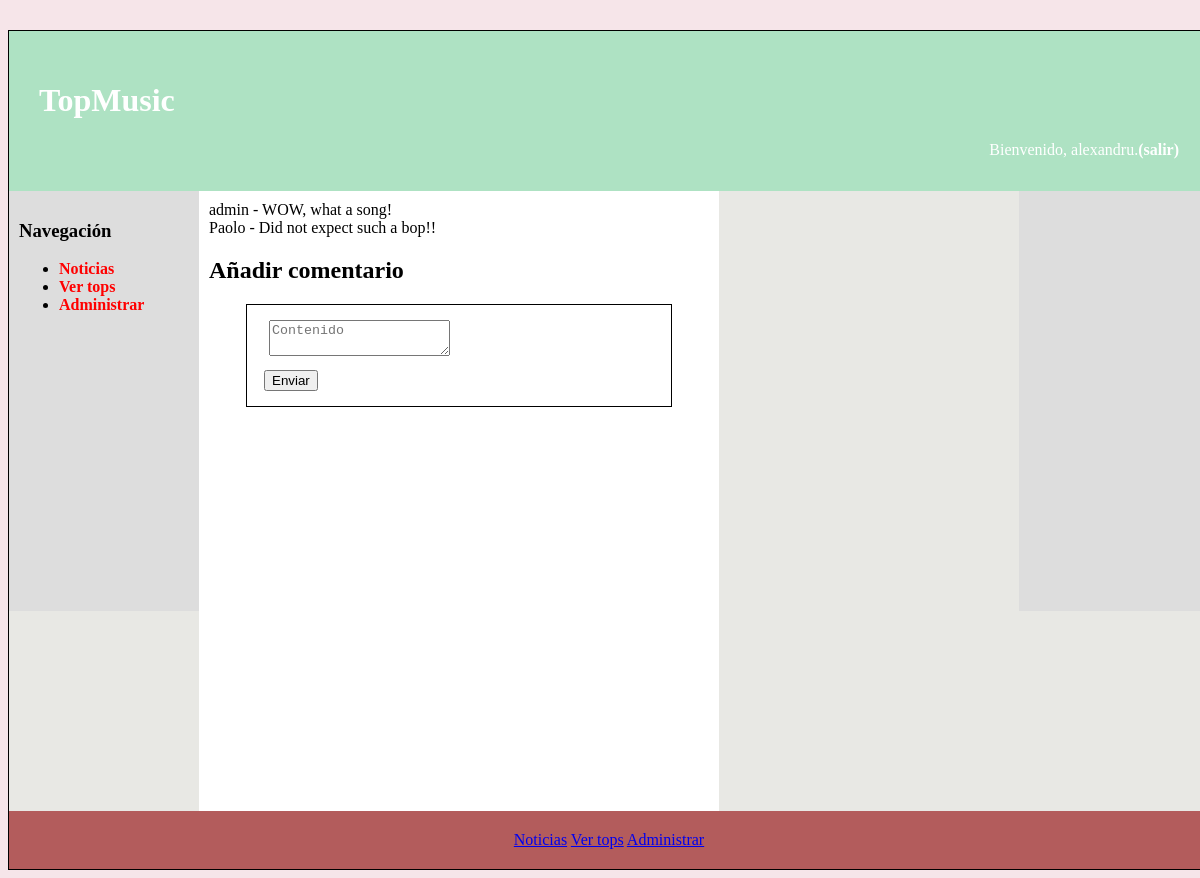
Page /addComment.php?id=2 (signed in) on the committed database.
### tables this page shows
CREATE TABLE `comentario` (
  `id` int(11) NOT NULL AUTO_INCREMENT,
  `ID_USUARIO` int(11) NOT NULL,
  `ID_MELODIA` int(11) NOT NULL,
  `COMENTARIO` text NOT NULL,
  PRIMARY KEY(id),
  FOREIGN KEY (ID_USUARIO) REFERENCES usuario(id),
  FOREIGN KEY(ID_MELODIA) REFERENCES melodia(id)
);

CREATE TABLE `usuario` (
  `id` int(11) NOT NULL AUTO_INCREMENT,
  `USERNAME` varchar(100) NOT NULL,
  `PASSWORD` varchar(150) NOT NULL,
  `ROL` enum('usuario','artisto','administrador') NOT NULL,
  PRIMARY KEY(id)
);

### autorizacion.php (called while the page is built, shortened)
<?php
function estaLogado(): bool {
    return isset($_SESSION['login']);
}

### addComment.php (the view, shortened to what this page needs)
<!DOCTYPE html>
<html>
<head>
<link rel="stylesheet" type="text/css" href="estilo.css" />
</head>
<body>
<div id="contenedor">
<?php
	require("cabecera.php");
	require("sidebarIzq.php");
    require("autorizacion.php");
?>
<main>
	<article>
    <?php
		if (estaLogado()===false) {
			echo "<h1>Acceso denegado!</h1>";
			echo "<p>No tienes permisos suficientes para hacer un comentario.</p>";
		} else if(isset($_GET['id'])){
            $i = $_GET['id'];
            $conn= new \mysqli('localhost', 'administrador', 'admin', 'topmusic');
                $query=sprintf("SELECT ID_USUARIO, COMENTARIO FROM COMENTARIO WHERE ID_MELODIA=%d", $i);
                $rs = $conn->query($query);
                while ($fila = mysqli_fetch_assoc($rs)) {
                    $query2=sprintf("SELECT USERNAME FROM usuario WHERE id=%d", $fila['ID_USUARIO']);
                    $rs2 = $conn->query($query2);
                    $fila2 = $rs2->fetch_assoc();
                    echo $fila2['USERNAME'];
                    echo "  -  ";
                    echo $fila['COMENTARIO'];
                    echo "<br>";
                }
	?>
		<h1>Añadir comentario</h1>
		<form action="procesarComment.php" method="POST">
		<fieldset>
			<div class="grupo-control">
            <textarea title="Contenido" class="grupo-control" name="mensaje"
                            placeholder="Contenido" required></textarea>
			</div>
			<div class="grupo-control"><button type="submit" name="addComment">Enviar</button></div>
		</fieldset>
		</form>
        <?php
		}
	?>
	</article>
</main>
<?php
	require("sidebarDer.php");
	require("pie.php");
?>
</div>
</body>
</html>

### estilo.css (style rules this page uses)
body { background-color: #f6e5e9; }
div#contenedor { width: 1200px; margin: auto; border: 1px solid black; background-color: #e8e8e4; margin-top: 30px; }
main { padding: 10px; float: left; min-height: 600px; width: 500px; background-color: white; }
fieldset .grupo-control { margin: 5px; }
fieldset { border: 1px solid black; width: 80%; margin: 0 auto; }

### rows in the picture
comentario: ID_USUARIO.USERNAME "admin", COMENTARIO "WOW, what a song!"
comentario: ID_USUARIO.USERNAME "Paolo", COMENTARIO "Did not expect such a bop!!"

### other values in the picture
$_SESSION['nombre'] "alexandru"
